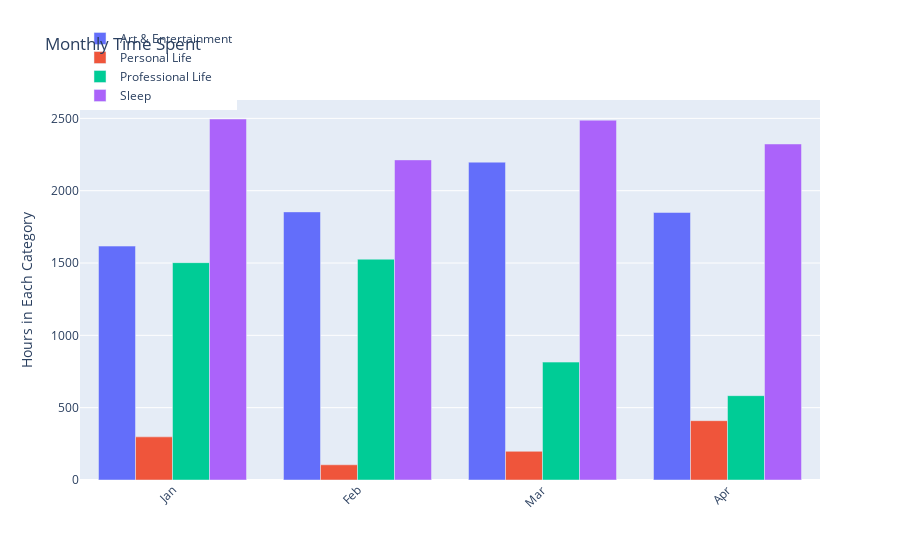

Source (notebook cell):
### Code cell
# initialize our empty figure
fig = go.Figure()

# for each of our categorys, we want to create a df that only has that category in it
for category in np.unique(grouped_df["Activity Category"]):
    
    split_df = grouped_df[grouped_df["Activity Category"] == category]
    
    # add a trace based on the data in our new 'split_df'
    fig.add_trace(go.Bar(
        x=split_df["Month_ab"],
        y=split_df["Duration (Hours)"],
        name=category
    ))

# modify the mode and tickangle of the xaxis, resulting in grouped bars with rotated labels.
fig.update_layout(barmode='group', xaxis_tickangle=-45)


# finally, update the title, y-axis label, and legend location
fig.update_layout(
    title="Monthly Time Spent",
    yaxis=dict(title="Hours in Each Category"),
    legend=dict(x=0, y=1.2)
)

fig.show()

### Figure 1 — Plotly figure (JSON) as saved in the notebook; plotly's stock layout.template omitted (floating-point values rounded to 4 significant figures)
{"data": [{"name": "Art & Entertainment", "type": "bar", "x": ["Jan", "Feb", "Mar", "Apr"], "y": [1617.0, 1853.0, 2197.0, 1849.0]}, {"name": "Personal Life", "type": "bar", "x": ["Jan", "Feb", "Mar", "Apr"], "y": [298.2, 105.1, 198.3, 410.0]}, {"name": "Professional Life", "type": "bar", "x": ["Jan", "Feb", "Mar", "Apr"], "y": [1503.0, 1527.0, 815.0, 583.1]}, {"name": "Sleep", "type": "bar", "x": ["Jan", "Feb", "Mar", "Apr"], "y": [2496.0, 2213.0, 2487.0, 2323.0]}], "layout": {"barmode": "group", "legend": {"x": 0, "y": 1.2}, "title": {"text": "Monthly Time Spent"}, "xaxis": {"tickangle": -45}, "yaxis": {"title": {"text": "Hours in Each Category"}}}}
